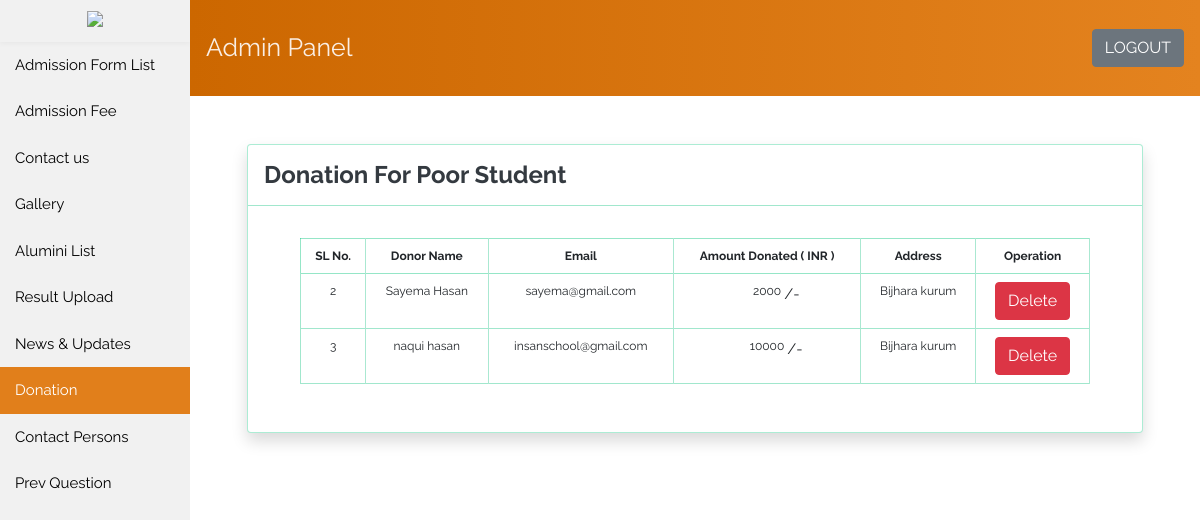
Screenshot of /admin-panel/donation_list.php with the database file from the repository.
### tables this page shows
CREATE TABLE `donation` (
  `sl` int(50) NOT NULL,
  `name` varchar(255) NOT NULL,
  `email` varchar(255) NOT NULL,
  `address` varchar(255) NOT NULL,
  `amount` int(50) NOT NULL
);

### admin-panel/donation_list.php (the view, shortened to what this page needs)
<?php include_once'inc/head.php'; ?>
<link rel="stylesheet" type="text/css" href="inc/css/style.css">
<body>
  <section>
    <div class="sidebar">
      <div class="logo">
            <h3 class="">
              <img src="../images/logo.png">
          </h3>
      </div>
      <div class="" id="sidebar-here">
        <a href="index.php" class="list ">Admission Form List</a>
        <a href="admission_fee.php" >Admission Fee</a>
        <a href="contact_list.php" class="list ">Contact us</a>
        <a href="gallery_list.php" class="list ">Gallery</a>
        <a href="alumini_list.php" class="list ">Alumini List</a>
        <a href="result_upload.php" class="list ">Result Upload</a>
        <a href="news_table_list.php">News & Updates</a>
        <a href="donation_list.php" class="active">Donation </a>
        <a href="contact_person.php" class="">Contact Persons </a>
        <a href="question_upload.php" class="">Prev Question</a>
      </div>
    </div>
    <div class="content">
  <?php include_once'inc/header.php'; ?>
  <div class="container">
    <div class="row justify-content-center">
      <div class="col-md-11">
        <div class="card my-5 shadow">
          <nav class="navbar navbar-light  venue-registration border-bottom">
            <a class="h4 text-dark font-weight-bold pt-2">Donation For Poor Student </a>
          </nav>
          <div class="card-body ">
            <div class="table-responsive">
              <table class="table table-bordered">
                <thead class="border">
                  <tr>
                    <th scope="col" class="border-right text-center">SL No.</th>
                    <th scope="col" class="border-right text-center">Donor Name</th>
                    <th scope="col" class="border-right text-center">Email</th>
                    <th scope="col" class="border-right text-center">Amount Donated ( INR )</th>
                    <th scope="col" class="border-right text-center">Address</th>
                    <th scope="col" class="border-right text-center">Operation</th>
                  </tr>
                </thead>
                <tbody>
                  <?php
                  $con = mysqli_connect('localhost','root','','insan-school');
                  $query = "SELECT * FROM `donation`";
                  $run = mysqli_query($con, $query);
                  while($data = mysqli_fetch_assoc($run))
                  {
                    ?> <tr class="border-bottom">
                      <td class="border-right text-center border-left"> <?php echo $data['sl']; ?> </td>
                      <td class="border-right text-center"> <?php echo $data['name']; ?> </td>
                      <td class="border-right text-center"> <?php echo $data['email']; ?> </td>
                      <td class="border-right text-center"> <?php echo $data['amount']; ?> <span style="    font-size: 15px;position: absolute;margin-top: 1px;margin-left: 3px;">/-</span> </td>
                      <td class="border-right text-center"> <?php echo $data['address']; ?> </td>
                      <td class="border-right text-center">
                        <div class="btn-group" role="group" aria-label="Basic example">
                          <a href="donation_delete.php?id=<?php echo $data['sl'];?>" type="submit" class="btn btn-danger">
                            Delete
                          </a>
                        </div>
                      </td>
                      </tr> <?php
                    }
                    ?>
                  </tbody>
                </table>
              </div>
            </div>
          </div>
        </div>
      </div>
    </div>
  </div>
</body>
</html>

### admin-panel/inc/css/style.css (style rules this page uses)
.sidebar { margin: 0; padding: 0; width: 190px; background-color: #f1f1f1; position: fixed; height: 100%; overflow: auto; }
.sidebar a { display: block; color: black; padding: 12px 15px; text-decoration: none; font-size: 15px; }
.active { background-color: #666; color: white; }
.logo { box-shadow: 0px 2px 5px 0px rgb(0 0 0 / 4%); padding: 0rem; display: flex; justify-content: center; }
.logo img { max-width: 100px; height: auto; }
div.content { margin-left: 190px; margin-right: 0; }
.table td, .table th { padding: .5rem; vertical-align: top; font-size: 12px; border: none; font-family: 'Raleway', sans-serif; }
.table thead th { vertical-align: bottom; border-bottom: none; }
.border { border: 1px solid #0ec68170!important; }
.border-right { border-right: 1px solid #0ebd7c59!important; }
.border-bottom { border-bottom: 1px solid #0ec27f63!important; }
.border-left { border-left: 1px solid #a1e7cd!important; }
.card { position: relative; display: -ms-flexbox; display: flex; -ms-flex-direction: column; flex-direction: column; min-width: 0; word-wrap: break-word; background-color: #fff; background-clip: border-box; border: 1px solid rgb(14 198 130 / 34%); border-radius: .25rem; }
.active { background-color: #e17f1b; color: white!important; }

### admin-panel/inc/head.php (style rules this page uses)
h1,h2,h3,h4,h5,h6 { font-family: 'Raleway', sans-serif; }
label,a,.navbar-brand { font-family: 'Raleway', sans-serif; font-size: 13px; }

### admin-panel/inc/header.php (style rules this page uses)
.card-body { -ms-flex: 1 1 auto; flex: 1 1 auto; min-height: 1px; padding: 2rem 3.25rem; }

### rows the page displays
donation: sl "2", name "Sayema Hasan", email "sayema@gmail.com", amount "2000", address "Bijhara kurum"
donation: sl "3", name "naqui hasan", email "insanschool@gmail.com", amount "10000", address "Bijhara kurum"
